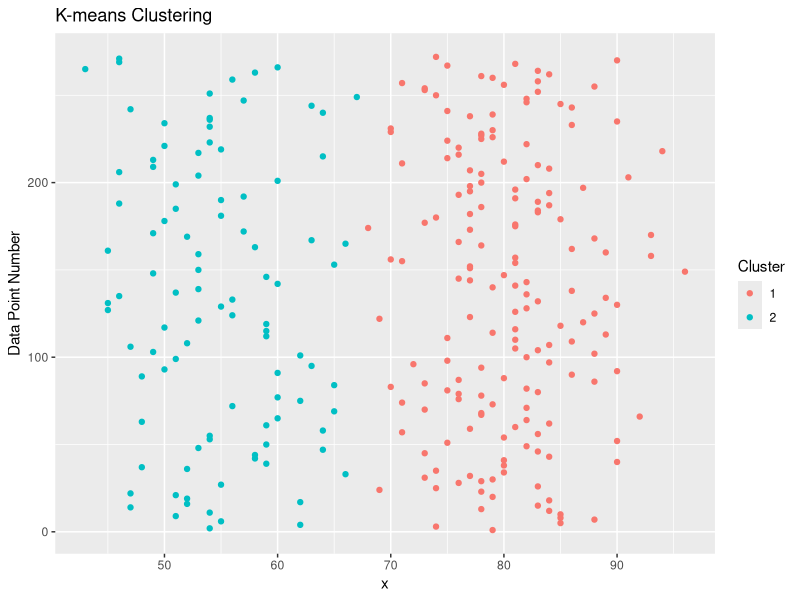
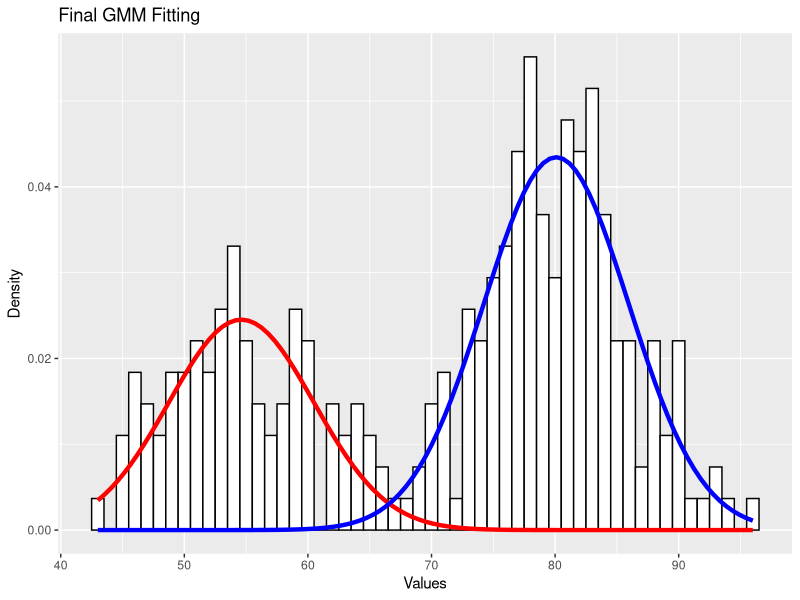
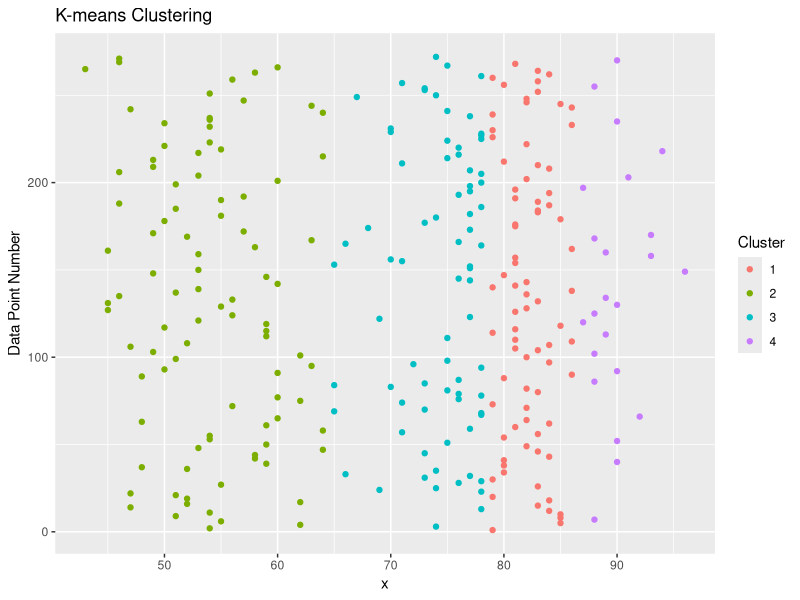
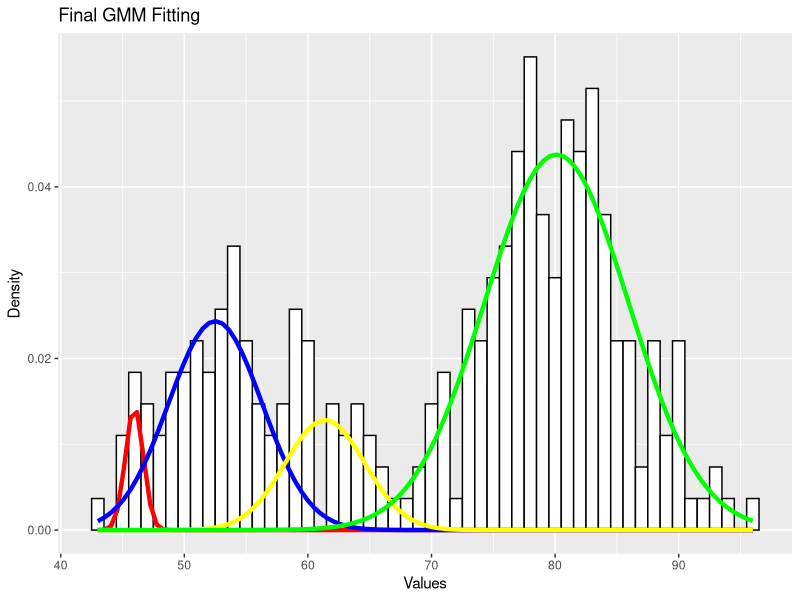
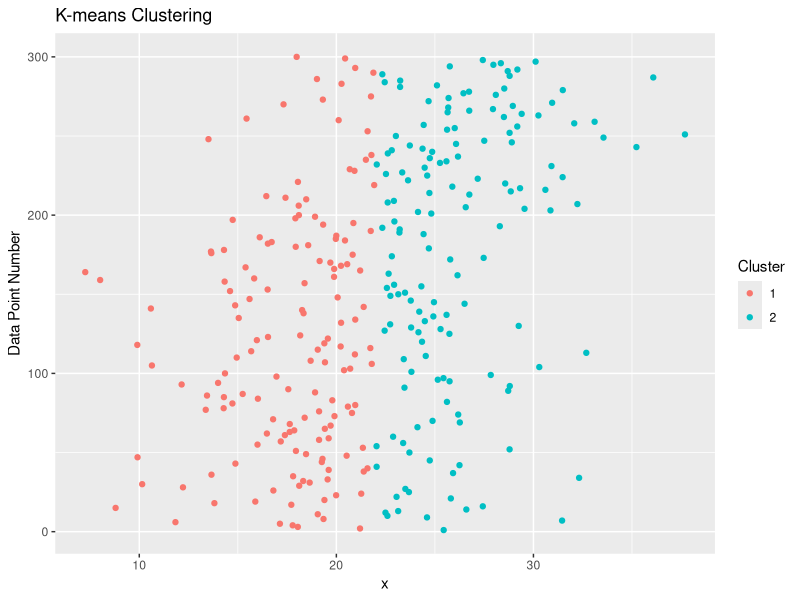

R code for these plots, in order:
## ---- chunk 1

# the mu.vector, sd.vector, alpha.vector is best initialize with kmeans.
step.estimation <- function(x, k, mu.vector, sd.vector, alpha.vector)
{
  N <- length(x)
  prod <- matrix(nrow = N, ncol = k)
  for (i in 1:k)
  {
    prod[, i] <- dnorm(x, mu.vector[i], sd.vector[i]) * alpha.vector[i]
  }
  
  sum.of.comps <- rowSums(prod)
  
  sum.of.comps.ln <- log(sum.of.comps)
  sum.of.comps.ln.sum <- sum(sum.of.comps.ln)
  comps.posterior <- prod / sum.of.comps
  list("loglik" = sum.of.comps.ln.sum,
       "posterior.df" = comps.posterior
       )
}

step.maximization <- function(x, k, posterior.df)
{
  comps.n <- colSums(posterior.df)
  y <- matrix(rep(x, k), ncol = k)
  comps.mu <- 1/comps.n * colSums(posterior.df * x)
  comps.var <- colSums(posterior.df * (t(t(y) - comps.mu))^2) * 1/comps.n
  comps.alpha <- comps.n / length(x)
  
  list("mu" = comps.mu,
       "sd" = sqrt(comps.var),
       "alpha" = comps.alpha
       )
}

# user can have two modes which are either choosing a fixed number of iterations or loop until convergence by setting num_iter = -1.
gmm_em <- function(x, k, mu.vector, sd.vector, alpha.vector, num_iter, tol=1.0e-7, max_iterations=10000)
{
  e.step <- step.estimation(x, k, mu.vector, sd.vector, alpha.vector)
  m.step <- step.maximization(x, k, e.step$posterior.df)
  cur.loglik <- e.step$loglik
  loglik.vector <- e.step$loglik
  loglik.diff <- 1
  
  if (num_iter == -1)
  {
    i <- 1

    while(loglik.diff > tol)
    {
      i <- i + 1
      e.step <- step.estimation(x, k, 
                              m.step$mu, m.step$sd, m.step$alpha)
      m.step <- step.maximization(x, k, e.step$posterior.df)
      loglik.vector <- c(loglik.vector, e.step$loglik)
      loglik.diff <- abs((cur.loglik - e.step$loglik))
      cur.loglik <- e.step$loglik
      if (i >= max_iterations)
      {
        print("Warning: Not convergent")
        print("Number of Iterations: 10000")
        print(i)
        break
      }
    }
  }
  else
  {
    for (i in 1:num_iter)
    {
      e.step <- step.estimation(x, k, 
                              m.step$mu, m.step$sd, m.step$alpha)
      m.step <- step.maximization(x, k, e.step$posterior.df)
      loglik.vector <- c(loglik.vector, e.step$loglik)
      loglik.diff <- abs((cur.loglik - e.step$loglik))
      if (loglik.diff < tol)
      {
        break
      }
      else
      {
        cur.loglik <- e.step$loglik   
      }
      
    }
  }
  print(paste('Number of iterations:', i))
  list("loglik.vector" = loglik.vector,
       "m.step" = m.step,
       "loglik.diff" = loglik.diff
  )
}
## ---- chunk 2
library(dplyr)
library(ggplot2)
wait <- faithful$waiting

wait.kmeans <- kmeans(wait, 2)
wait.kmeans.cluster <- wait.kmeans$cluster

wait.df <- tibble(x = wait, cluster = wait.kmeans.cluster)


wait.summary.df <- wait.df %>%
  group_by(cluster) %>%
  summarize(mu = mean(x), variance = var(x), std = sd(x), size = n())

wait.summary.df %>%
  select(cluster, mu, variance, std)

wait.summary.df <- wait.summary.df %>%
  mutate(alpha = size / sum(size))

wait.summary.df %>%
  select(cluster, size, alpha)

wait.df %>%
  mutate(num = row_number()) %>%
  ggplot(aes(y = num, x = x, color = factor(cluster))) +
  geom_point() +
  ylab("Values") +
  ylab("Data Point Number") +
  scale_color_discrete(name = "Cluster") +
  ggtitle("K-means Clustering")
## ---- chunk 3
test <- gmm_em(wait, 2, wait.summary.df$mu, wait.summary.df$std, wait.summary.df$alpha, -1)
m.step <- test$m.step
m.step
## ---- chunk 4
test <- gmm_em(wait, 2, c(20, 60), c(10, 10), c(0.5, 0.5), -1)
m.step <- test$m.step
m.step
## ---- chunk 5
library(mixtools)
gm <- normalmixEM(wait, k=2, lambda=wait.summary.df$alpha, mu=wait.summary.df$mu, sigma=wait.summary.df$std)

gm$mu
gm$sigma
gm$lambda
## ---- chunk 6
plot_mix_comps <- function(x, mu, sigma, lam){
  lam * dnorm(x, mu, sigma)
}

data.frame(x = wait) %>%
  ggplot() +
  geom_histogram(aes(x, ..density..), binwidth = 1, colour = "black", 
                 fill = "white") +
  stat_function(geom = "line", fun = plot_mix_comps,
                args = list(m.step$mu[1], m.step$sd[1],
                           lam = m.step$alpha[1]),
                colour = "red", lwd = 1.5) +
  stat_function(geom = "line", fun = plot_mix_comps,
                args = list(m.step$mu[2], m.step$sd[2],
                           lam = m.step$alpha[2]),
                colour = "blue", lwd = 1.5) +
  ylab("Density") +
  xlab("Values") +
  ggtitle("Final GMM Fitting")

## ---- chunk 7
wait <- faithful$waiting

wait.kmeans <- kmeans(wait, 4)
wait.kmeans.cluster <- wait.kmeans$cluster

wait.df <- tibble(x = wait, cluster = wait.kmeans.cluster)


wait.summary.df <- wait.df %>%
  group_by(cluster) %>%
  summarize(mu = mean(x), variance = var(x), std = sd(x), size = n())

wait.summary.df %>%
  select(cluster, mu, variance, std)

wait.summary.df <- wait.summary.df %>%
  mutate(alpha = size / sum(size))

wait.summary.df %>%
  select(cluster, size, alpha)

wait.df %>%
  mutate(num = row_number()) %>%
  ggplot(aes(y = num, x = x, color = factor(cluster))) +
  geom_point() +
  ylab("Values") +
  ylab("Data Point Number") +
  scale_color_discrete(name = "Cluster") +
  ggtitle("K-means Clustering")
## ---- chunk 8
test <- gmm_em(wait, 4, wait.summary.df$mu, wait.summary.df$std, wait.summary.df$alpha, -1)
m.step <- test$m.step
m.step
## ---- chunk 9
test <- gmm_em(wait, 4, c(20, 30, 40, 60), rep(10, 4), rep(1/4, 4), -1)
m.step <- test$m.step
m.step
## ---- chunk 10
library(mixtools)
gm <- normalmixEM(wait, k=4, lambda=wait.summary.df$alpha, mu=wait.summary.df$mu, sigma=wait.summary.df$std)

gm$mu
gm$sigma
gm$lambda
## ---- chunk 11
plot_mix_comps <- function(x, mu, sigma, lam){
  lam * dnorm(x, mu, sigma)
}

data.frame(x = wait) %>%
  ggplot() +
  geom_histogram(aes(x, ..density..), binwidth = 1, colour = "black", 
                 fill = "white") +
  stat_function(geom = "line", fun = plot_mix_comps,
                args = list(m.step$mu[1], m.step$sd[1],
                           lam = m.step$alpha[1]),
                colour = "red", lwd = 1.5) +
  stat_function(geom = "line", fun = plot_mix_comps,
                args = list(m.step$mu[2], m.step$sd[2],
                           lam = m.step$alpha[2]),
                colour = "blue", lwd = 1.5) +
  stat_function(geom = "line", fun = plot_mix_comps,
              args = list(m.step$mu[3], m.step$sd[3],
                         lam = m.step$alpha[3]),
              colour = "yellow", lwd = 1.5) +
  stat_function(geom = "line", fun = plot_mix_comps,
              args = list(m.step$mu[4], m.step$sd[4],
                         lam = m.step$alpha[4]),
              colour = "green", lwd = 1.5) +
  ylab("Density") +
  xlab("Values") +
  ggtitle("Final GMM Fitting")

## ---- chunk 12
data <- c(rnorm(200, mean = 20, sd = 5), rnorm(100, mean = 25, sd=5))
data.kmeans <- kmeans(data, 2)
data.kmeans.cluster <- data.kmeans$cluster


data.df <- tibble(x = data, cluster = data.kmeans.cluster)


data.summary.df <- data.df %>%
  group_by(cluster) %>%
  summarize(mu = mean(x), variance = var(x), std = sd(x), size = n())

data.summary.df %>%
  select(cluster, mu, variance, std)

data.summary.df <- data.summary.df %>%
  mutate(alpha = size / sum(size))

data.summary.df %>%
  select(cluster, size, alpha)

data.df %>%
  mutate(num = row_number()) %>%
  ggplot(aes(y = num, x = x, color = factor(cluster))) +
  geom_point() +
  ylab("Values") +
  ylab("Data Point Number") +
  scale_color_discrete(name = "Cluster") +
  ggtitle("K-means Clustering")
## ---- chunk 13
test <- gmm_em(data, 2, data.summary.df$mu, data.summary.df$std, data.summary.df$alpha, -1)
m.step <- test$m.step
m.step
## ---- chunk 14
test <- gmm_em(data, 2, c(10, 15), rep(10, 2), rep(1/2, 2), -1)

test$m.step
## ---- chunk 15
gm <- normalmixEM(data, k=2, lambda=rep(1/2, 2), mu=c(5, 5), sigma=rep(10, 2))

gm$mu
gm$sigma
gm$lambda
